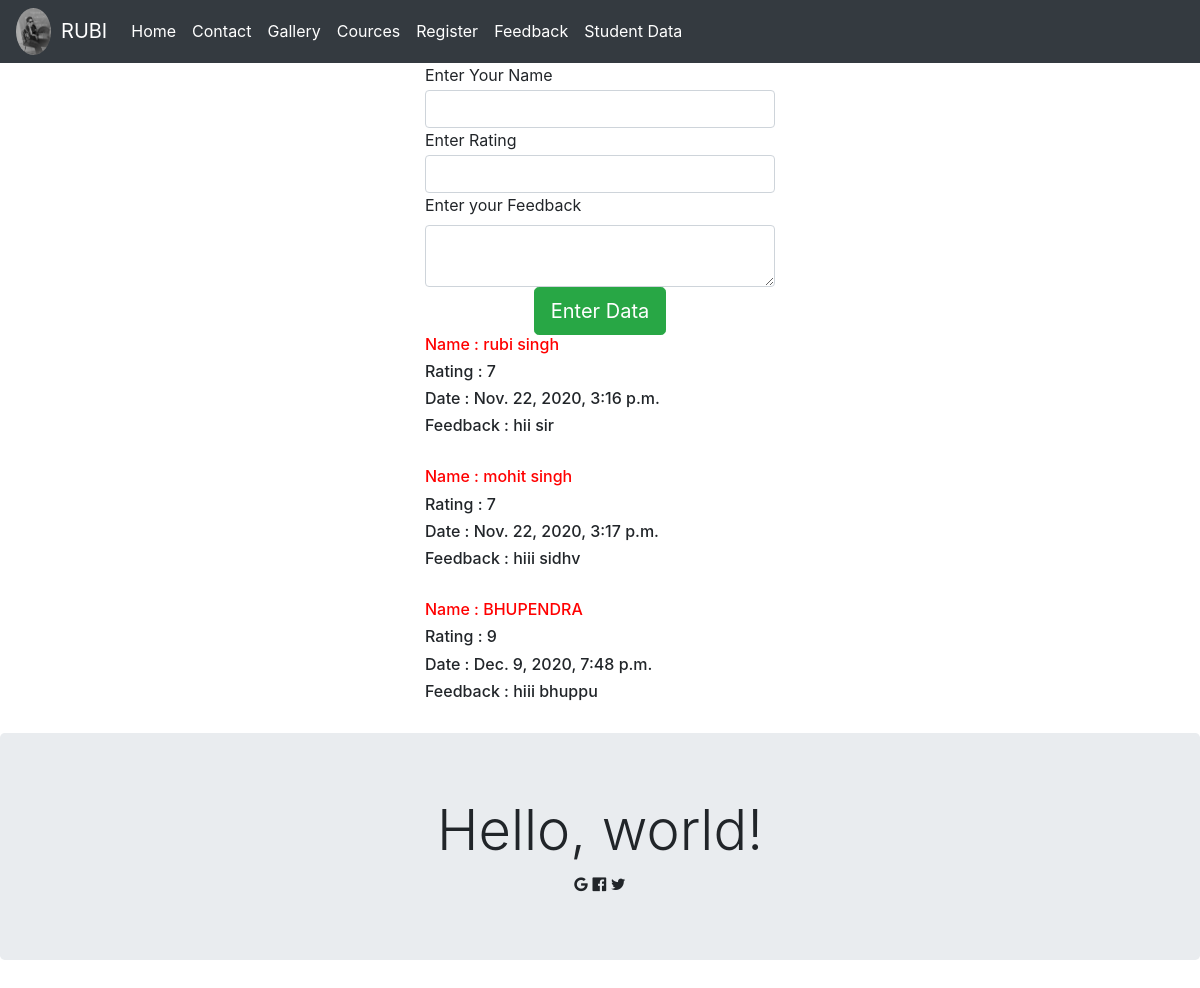
The page /feedback/ on the database its author committed.
### app1/models.py (models this page shows)
class feedback(models.Model):
    name = models.CharField(max_length=100)
    rating = models.IntegerField()
    date = models.DateTimeField()
    feedback = models.CharField(max_length=500)

### app1/views.py (the view, shortened to what this page needs)
# urls.py: path('feedback/',views.feed,name='feedback'),
def feed(request):
    context = {'feed': feedback.objects.all()}
    return render(request, 'htmlfile/feedback.html', context)

### templates/htmlfile/feedback.html (shortened to what this page needs)
{% extends 'htmlfile/base.html' %}
{% block abc %}
<div class="container">
    <div class="row">
        <div class="offset-md-4 col-md-4">
            <form action="" method="POST">
            <label>Enter Your Name</label>
            <input type="text" name="name" class="form-control" >
            <label>Enter Rating</label>
            <input type="number" name="rating" class="form-control">
            <label>Enter your Feedback</label>
            <textarea type="text" name="feed" class="form-control"></textarea>
            <center>
                <button class="btn btn-success btn-lg" data-target="#entry">Enter Data</button>
            </center>
                </form>
             {% if feed %}
            {% for i in feed %}
                {% if i.rating >= 6 %}
               <h6 style="color: red">Name :  {{ i.name }} </h6>
                <h6>Rating : {{ i.rating }} </h6>
                <h6>Date : {{ i.date }}</h6>
                <h6>Feedback : {{ i.feedback }} </h6><br>
                {% endif %}
    {% endfor %}
        {% else %}
          <h5 class="text-primary">Feedback not available</h5>
        {% endif %}
        </div>
    </div>
</div>
{% endblock %}

### templates/htmlfile/feedback.html (style rules this page uses)
input[name] { margin-top: -5px; }
button { margin-bottom: 20px; }

### rows shown on the page
feedback: name "rubi singh", rating "7", date "Nov. 22, 2020, 3:16 p.m.", feedback "hii sir"
feedback: name "mohit singh", rating "7", date "Nov. 22, 2020, 3:17 p.m.", feedback "hiii sidhv"
feedback: name "BHUPENDRA", rating "9", date "Dec. 9, 2020, 7:48 p.m.", feedback "hiii bhuppu"
